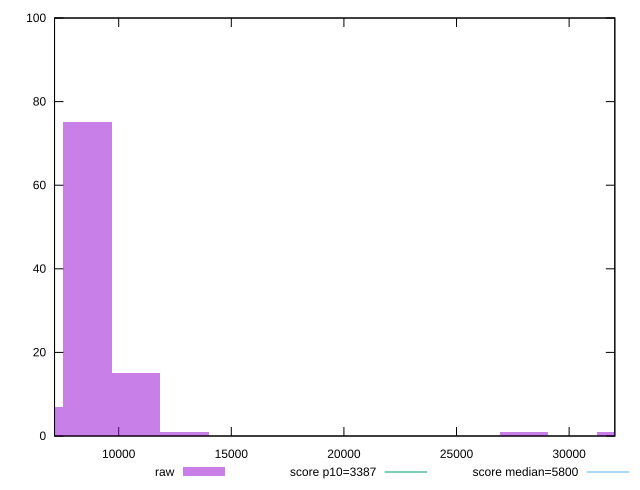

This chart was generated by the following gnuplot code:
reset

$raw <<EOF
10766.40171191618 15
6459.841027149709 7
8613.121369532944 75
12919.682054299417 1
32299.20513574854 1
27992.64445098207 1
EOF

set key outside below
set boxwidth 2153.280342383236
set xrange [7151.23988300711:32028.63863001416]
set yrange [0:100]
set trange [0:100]
set style fill transparent solid 0.5 noborder

set parametric
set terminal svg size 640, 490 enhanced background rgb 'white'
set output "reprap/speed-index/samples/pages+cached/raw/histogram.svg"

plot $raw title "raw" with boxes, \
     3387,t title "score p10=3387", \
     5800,t title "score median=5800"

reset
